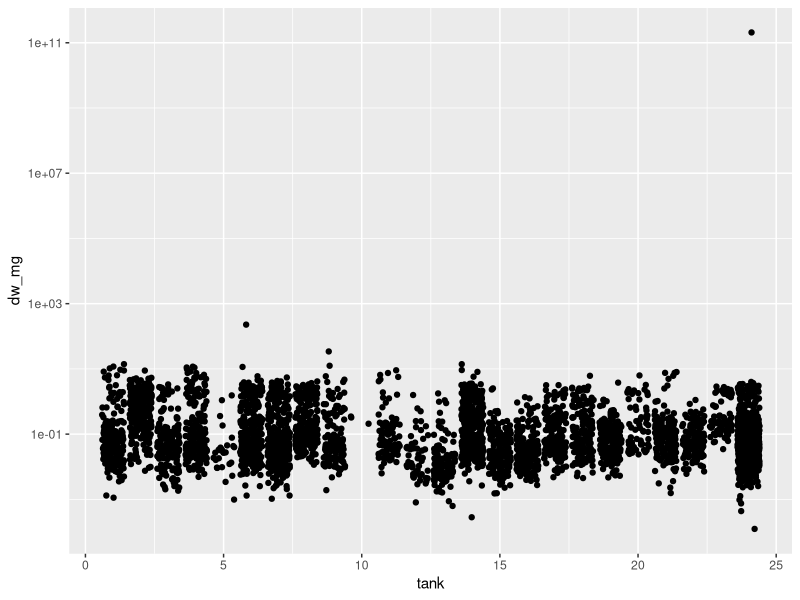
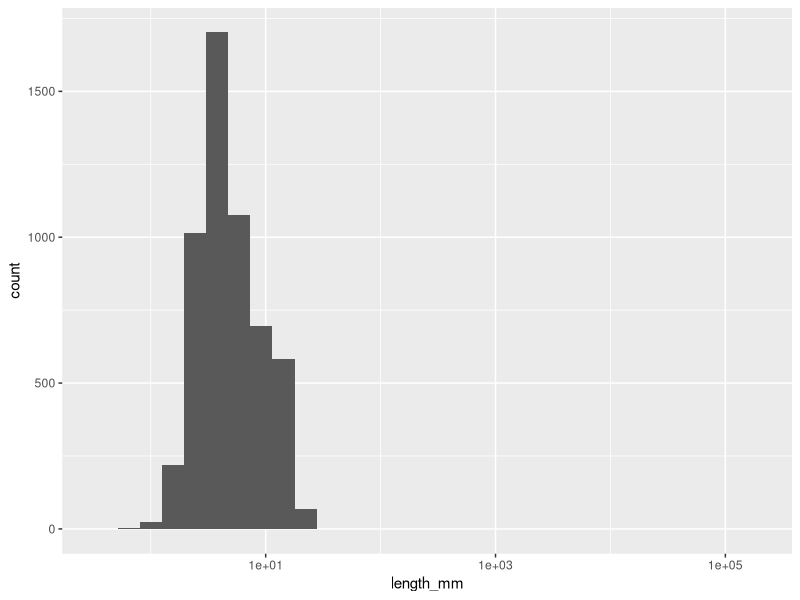

Reproduce these figures in R, in order.
library(tidyverse)


# load data
dw_raw = read_csv(file = "data/dw_raw.csv")

# plot the data to check for errors (repeat with different x and y variables)

dw_raw %>% 
  ggplot(aes(x = tank, y = dw_mg)) +
  geom_jitter() +
  scale_y_log10()

dw_raw %>% 
  # filter(dw_mg <= 1000) %>% 
  ggplot(aes(x = length_mm)) + 
  geom_histogram() +
  scale_x_log10()

# filter obvious outliers (anything else to add?)
dw_fixed = dw_raw %>% 
  filter(dw_mg < 200) %>%
  group_by(tank) %>%
  mutate(xmin = min(dw_mg, na.rm = T),
         xmax = max(dw_mg, na.rm = T),
         counts = 1) 

write_csv(dw_fixed, file = "data/dw_fixed.csv")
saveRDS(dw_fixed, file = "data/dw_fixed.rds")
